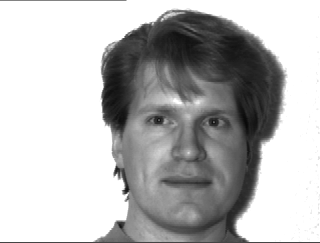
#> input picture yalefaces/subject01-test.gif, 320 x 243 px; its folder holds only this picture in this run
$ jupyter execute --allow-errors 'HW2 Q2.ipynb'
#> lines starting #> are read from the running program, lines starting #| are printed output that depends on the picture
<h1>Assignment Instructions</h1>

2. Eigenfaces and simple face recognition [55 points; including 5 bonus points.]

This question is a simplified illustration of using PCA for face recognition. We will use a subset of data from the famous Yale Face dataset.

<b>Remark:</b> You will have to perform downsampling of the image by a factor of 4 to turn them into a lower resolution image as a preprocessing (e.g., reduce a picture of size 16-by-16 to 4-by-4). In this question, you can implement your own code or call packages.

First, given a set of images for each person, we generate the eigenface using these images. You will treat one picture from the same person as one data point for that person. Note that you will first vectorize each image, which was originally a matrix. Thus, the data matrix (for each person) is a matrix; each row is a vectorized picture. You will find weight vectors to combine the pictures to extract different "eigenfaces" that correspond to that person's pictures' first few principal components.

<br></br>
<ul> (25 points) Perform analysis on the Yale face dataset for Subject 1 and Subject 2, respectively, using all the images EXCEPT for the two pictures named subject01-test.gif and subject02-test.gif. <b>Plot the first 6 eigenfaces for each subject.</b> When visualizing, please reshape the eigenvectors into proper images. Please explain can you see any patterns in the top 6 eigenfaces?</ul>
<br></br>
<ul> (25 points) Now we will perform a simple face recognition task. </ul>
<br></br>
Face recognition through PCA is proceeded as follows. Given the test image subject01-test.gif and subject02-test.gif, first downsize by a factor of 4 (as before), and vectorize each image. Take the top eigenfaces of Subject 1 and Subject 2, respectively. Then we calculate the <i>normalized inner product score</i> of the 2 vectorized test images with the vectorized eigenfaces:
\[s_{ij} =\frac{\textsf{(eigenface})_i^T \textsf{(test image)}_j}{\|\textsf{(eigenface}_i)\| \cdot\|\textsf{(test image)}_j\|}\]

Report all four scores: $s_{ij}$, $i = 1, 2$, $j = 1, 2.$ Explain how to recognize the faces of the test images using these scores.

<h1>Demo Code (for a different data structure than we are working with):</h1>

[cell 1]
import numpy as np
import math
import matplotlib.pyplot as plt
import scipy.io as spio
import scipy.sparse.linalg as ll
import sklearn.preprocessing as skpp

# show image function
def show_image(centroids,H,W=None):
    if W == None: W = H
    N = centroids.shape[1]/(H*W)
    assert N == 3 or N == 1 # color and grey images

    K = centroids.shape[0]
    COLS = round(math.sqrt(K))
    ROWS = math.ceil(K/COLS)

    N = int(N)

    image = np.ones((ROWS*(H+1), COLS*(W+1), N))*100

    for i in range(centroids.shape[0]):
        r = math.floor(i / COLS)
        c = (i-1) % COLS

        image[(r*(H+1)+1):((r+1)*(H+1)),(c*(W+1)+1):((c+1)*(W+1)),:] = centroids[i,:W*H*N+1].reshape((H,W,N))

    plt.imshow(image[:,:,0])
    plt.show()

#%%
##########################
# PCA_leaf main function #
##########################

leaf = spio.loadmat('leaf.mat',squeeze_me=True)['M']
#> (reads leaf.mat from the repository)

# dataset description
#The provided data comprises the following shape (attributes 3 to 9) and texture (attributes 10
#to 16) features:
#1. Class (Species)
#2. Specimen Number
#3. Eccentricity
#4. Aspect Ratio
#5. Elongation
#6. Solidity
#7. Stochastic Convexity
#8. Isoperimetric Factor
#9. Maximal Indentation Depth
#10. Lobedness
#11. Average Intensity
#12. Average Contrast
#13. Smoothness
#14. Third moment
#15. Uniformity
#16. Entropy

# extract attributes from raw data
Anew = leaf[:,2:17]
m,n = Anew.shape

# create indicator matrix
Inew = leaf[:,0]

# In this case, we normalize the data because features have very different ranges
stdA = np.std(Anew,axis = 0)
stdA = skpp.normalize(stdA.reshape(1,-1)) # the normalize is different from MATLAB's
Anew = Anew @ np.diag(np.ones(stdA.shape[1])/stdA[0])
Anew = Anew.T
# PCA
mu = np.mean(Anew,axis = 1)
xc = Anew - mu[:,None]

C = np.dot(xc,xc.T)/m

K = 2
S,W = ll.eigs(C,k = K)
S = S.real
W = W.real

dim1 = np.dot(W[:,0].T,xc)/math.sqrt(S[0]) # extract 1st eigenvalues
dim2 = np.dot(W[:,1].T,xc)/math.sqrt(S[1]) # extract 2nd eigenvalue

color_string = 'bgrmck'
marker_string = '.+*o'
leaf_fig = plt.figure()
for i in range(int(max(Inew))):
    print(i)
    color = color_string[i % 5]
    marker = marker_string[i % 4]
    m = color + marker
    leaf_fig.gca().plot(dim1[Inew == i],dim2[Inew == i],m)

plt.show()
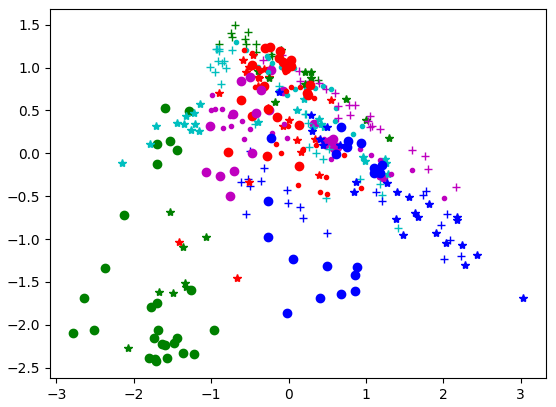
#> figure drawn by matplotlib, 1 panel
leaf_fig.savefig('leaf2.png')
#%%
###########################
# PCA_digit main function #
###########################

usps = spio.loadmat('usps_all.mat',squeeze_me = True)['data']
#> (reads usps_all.mat from the repository)
pixelno = usps.shape[0]
digitno = usps.shape[1]
classno = usps.shape[2]

H = 16
W = 16

data = np.concatenate((usps[:,:,0],usps[:,:,9]),axis = 1).T

show_image(data,H,W)
#> in show_image, `plt.show()`:
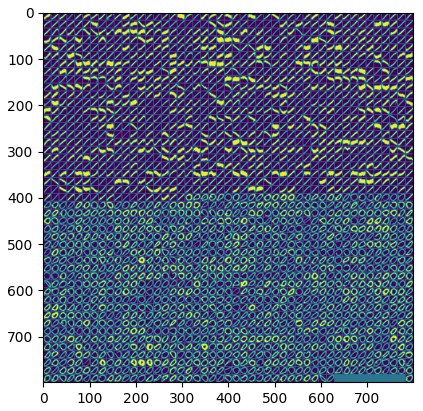
#> figure drawn by matplotlib, 1 panel
# title: 'digit 1 and 0'

x0 = data.T.reshape((pixelno,digitno*2))
x = x0.astype(float)

y = np.concatenate((np.ones(digitno),2*np.ones(digitno)))
m1 = x.shape[1]
Anew1 = x

# PCA
mu1 = np.mean(Anew1,axis = 1)
xc1 = Anew1 - mu1[:,None]

C1 = np.dot(xc1,xc1.T)/m1

K = 2
S1,W1 = ll.eigs(C1,k = K)
S1 = S1.real
W1 = W1.real

dim1_1 = np.dot(W1[:,0].T,xc1)/math.sqrt(S1[0])
dim2_1 = np.dot(W1[:,1].T,xc1)/math.sqrt(S1[1])

digit_fig = plt.figure()
digit_fig.gca().plot(dim1_1[y == 1],dim2_1[y == 1],'r.')
digit_fig.gca().plot(dim1_1[y == 2],dim2_1[y == 2],'b.')
digit_fig.savefig('digit2.png')
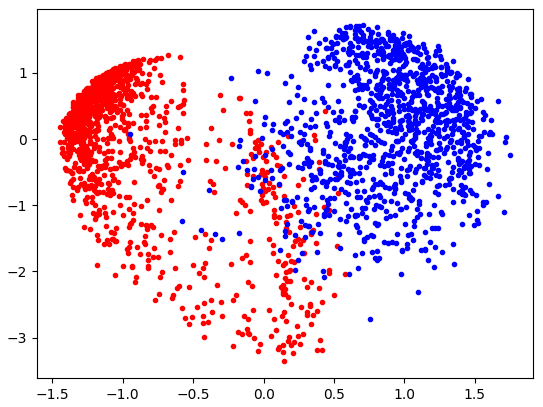
#> figure drawn by matplotlib, 1 panel

<h1>Draft Code (working but does not fulfill requirements):</h1>

[cell 2]
## References

# https://pythonmachinelearning.pro/face-recognition-with-eigenfaces/

[cell 3]
#Rough Steps to be followed for Part 1:

#1. Downscale images
#2. Vectorize images to get a (4880x10) matrix for each subject
#3. Calculate covariance matrix for each subject
#4. Find eigenvectors of C using SVD (or you can also use eigenvectors of (x-mu)) - be sure to you
## check how the singular values are sorted and proceed accordingly. Note that different functions/packages
## might have different situations. (This is due to the different computational algorithm those functions rely on)
#5. Use the first eigenvector of C as my eigenface for testing

#Rough Steps to be followed for part 2:

#1. Select one of the 6 eigenfaces for Subj 1 and Subj 2 from part 1
#2. Vectorize those eigenfaces
#3 Downsize test images -
#4 Vectorize the  test images
#5 Calculate the inner product basically the cosine score

[cell 4]
import matplotlib.pyplot as plt

import numpy as np
## https://scikit-image.org/docs/dev/auto_examples/transform/plot_rescale.html
## piazza post https://piazza.com/class/khkx47q2d3p5ln?cid=161_f4
from skimage.transform import rescale, resize, downscale_local_mean
import os

os.chdir("C:/Users/emian/OneDrive/Desktop/homework2-1/homework2/data/yalefaces/")

[cell 5]
## Downscale image

def create_vec(image):
    # read in image
    image = plt.imread(image)
    # downscale imaage per https://piazza.com/class/khkx47q2d3p5ln?cid=161_f4
    image_down = downscale_local_mean(image, (4,4))
    # flatten image into rows https://www.w3resource.com/numpy/manipulation/ndarray-flatten.php
    image_vectorize = image.flatten("C")
    return image_vectorize

#> (a cell that did not finish here is left out)

n = np.column_stack((n, create_vec("subject01.happy.gif")))
n = np.column_stack((n, create_vec("subject01.leftlight.gif")))
n = np.column_stack((n, create_vec("subject01.noglasses.gif")))
n = np.column_stack((n, create_vec("subject01.normal.gif")))
n = np.column_stack((n, create_vec("subject01.rightlight.gif")))
n = np.column_stack((n, create_vec("subject01.sad.gif")))
n = np.column_stack((n, create_vec("subject01.sleepy.gif")))
n = np.column_stack((n, create_vec("subject01.surprised.gif")))
n = np.column_stack((n, create_vec("subject01.wink.gif")))

#> (a cell that did not finish here is left out)

#> (a cell that did not finish here is left out)

#> (a cell that did not finish here is left out)

#> (a cell that did not finish here is left out)

#> (a cell that did not finish here is left out)

[cell 12]
## reference code I found - but I do not want to copy this

[cell 13]
def vectorize(image_name):
    image = plt.imread(image_name)
    image = downscale_local_mean(image, (4,4))
    image_vectorized = image.flatten("C")
    return image_vectorized

def eigenface(subject_name):
    # get the eigenface for subject
    sub14 = [os.listdir()[i] for i in range(len(os.listdir())) if os.listdir()[i].startswith(subject_name)]

    for i in range(len(sub14)):
        if i ==0:
            n = vectorize(sub14[i])# get the first vectorized image data
        else:
            n = np.column_stack((n,vectorize(sub14[i]))) # add the rest of the image data

    new = n.T.dot(n) # compute the X^TX matrix

    # get the eigenvalues and eigenvectors
    vals, vecs =  np.linalg.eig(new)

    # sort them from high to low
    vecs = -vecs[:,np.argsort(-vals)]
    vals = vals[np.argsort(-vals)]


    print ("The top 6 eigenfaces of",subject_name)
    for i in range(6):
        face = n.dot(vecs[:,i]) # compute the eigenface
        face_reshape = np.reshape(face, (61,80)) # reshape the data to its original form
        plt.subplot(2,3,i+1)
        plt.title('Eigenface_'+str(i))
        plt.imshow(face_reshape,cmap="Greys_r")
        plt.axis('off')
    face_1 = n.dot(vecs[:,0])
    return face_1
#> (the rest of this cell did not finish here and is left out)

#> in eigenface, `sub14 = [os.listdir()[i] for i in range(len(os.listdir())) if os.listd..`: sub14 = ['subject01-test.gif']
#> in vectorize, image is the input picture: shape (243, 320); min 9, max 255, mean 184.5
#> in vectorize, `image = downscale_local_mean(image, (4,4))`:
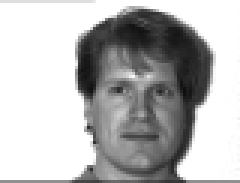
#> image: shape (61, 80) float64 (shown 3 times larger); min 13.25, max 255, mean 183.7
#> in vectorize, `image_vectorized = image.flatten("C")`: image_vectorized = 4880 values, max 255 at index 32, min 13.25 at index 2461, mean 183.7
#> in eigenface, `n = vectorize(sub14[i])# get the first vectorized image data`: n has the same summary as image_vectorized in vectorize
#> in eigenface, `new = n.T.dot(n)`: new = 198843501.6
